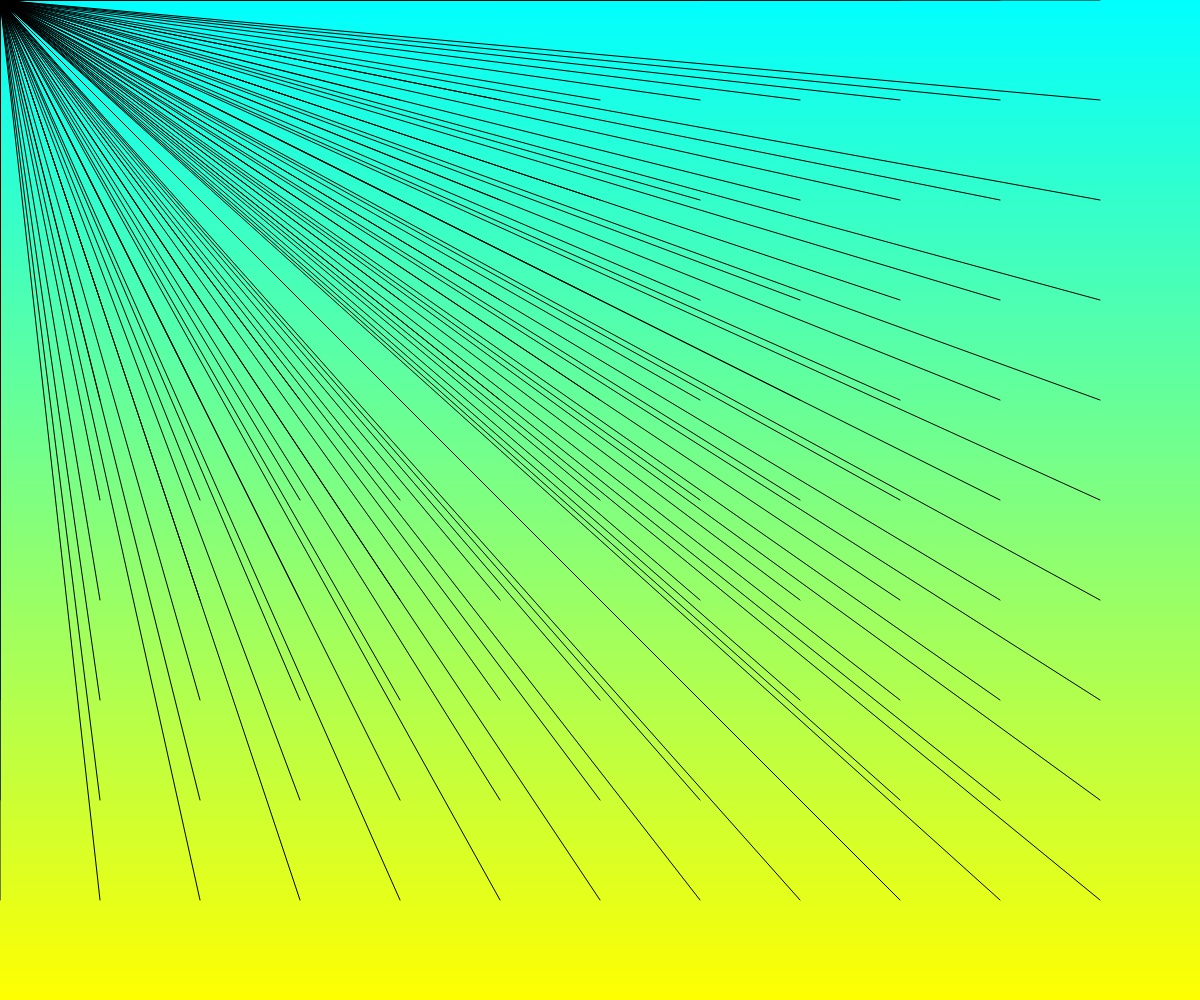
Frame 1 (no input)
Frame 60 (no input): identical to frame 1, image omitted
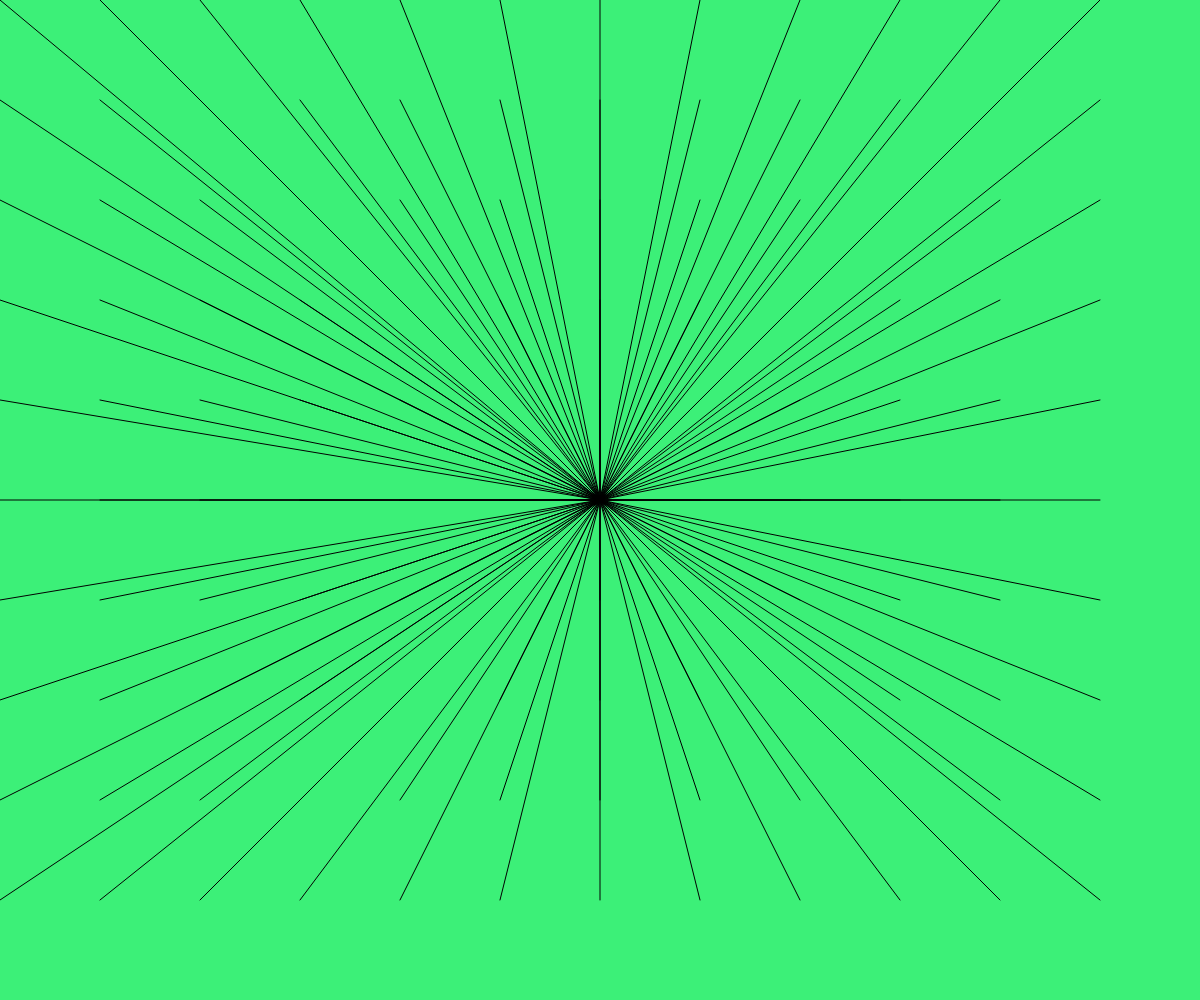
Frame 120 (the mouse pressed at the canvas centre since frame 60)

The p5.js sketch that drew these frames (run headless with seeded random() and noise() and a simulated clock; from frame 60 on, the mouse is pressed at the canvas centre):

// p5.js sketch
// ── sketch.js
// Project Title
// Your Name
// Date
//
// Extra for Experts:
// - describe what you did to take this project "above and beyond"

let numsegments =1000 ;
let segmentheight;
let bg = 0;
const GRIDSIZE = 100;

function setup() {
  createCanvas(windowWidth, windowHeight);
  segmentheight = height/numsegments;
}

function gradient(){
  noStroke();
  for(let i = 0; i < numsegments;i++){
    let y = i *segmentheight;
    let grad = map(y,0,height,0,255);
    fill(grad,255,255-grad);
    rect(0,y,width,segmentheight);
  }
  stroke(0);
}
function selectbackground(){
if (bg === 0) gradient();
else if (bg ===1) background(255);
else background(60,240,120);
}

function mousePressed(event){
  print(mouseButton);
  if (mouseButton === LEFT){
    bg -=1;
    if(bg<0){
      bg = 2;
    }
  }
  if (mouseButton === RIGHT){
    bg +=1;
    if(bg>2){
      bg = 0;
    }
  } 

  return false;
}

function grid(){
  for (let x = 0;x<width;x+=GRIDSIZE){
    for(let y =0;y<height;y+=GRIDSIZE){
      fill(0);
      // circle(x,y,10);
      line(x,y,mouseX,mouseY);
    }
  }
}

function draw() {
  selectbackground();
  grid();

}
